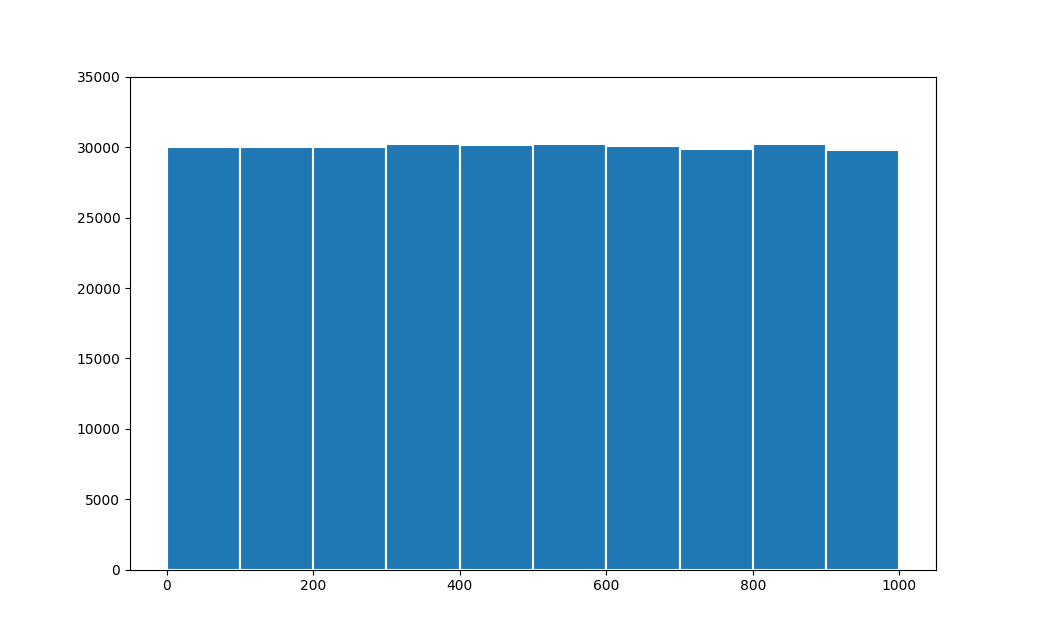

Generate this figure with Python:
import pandas as pd
import matplotlib.pyplot as plt

def q04():
    path = "C:\\Users\\ADMIN\\Desktop\\0_1.24 Sem\\Computer tools\\Data\\transactions.csv"
    df = pd.read_csv(path)
    df2 = df[df['transactionAmountUSD'].notnull()]
    df3 = df2.query("transactionAmountUSD < 1000")

    plt.figure(figsize=(10.4, 6.4))
    plt.ylim(0, 35000)
    plt.hist(df3[['transactionAmountUSD']], edgecolor='white', linewidth=1.5)
    # plt.show()
    path = "C:\\Users\\ADMIN\\Desktop\\My Python Projects\\A6510582\\" + 'q04.png'
    plt.savefig(path)
